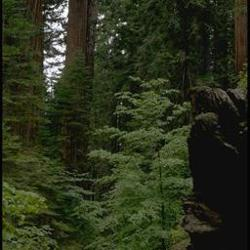
#> input picture dataset/forest_fire/training_and_validation/nofire/abc196.jpg, 250 x 250 px; the run also reads 1 picture not shown here
$ jupyter execute 01-image-analysis.ipynb
#> lines starting #> are read from the running program, lines starting #| are printed output that depends on the picture; after the words box and inside, x2 and y2 are one past the last pixel; in counts of white or black regions, pixels touching at a corner belong together
# Wildfire Image Classification

Wildfire image classification is a critical problem that needs to be addressed as it can help in early detection and management of wildfires, which can lead to reduced damage to property and lives. With the increasing frequency and severity of wildfires, the development of accurate and efficient wildfire image classification systems is crucial for quick and effective response. These systems use computer vision and machine learning techniques to analyze images from satellites, drones, or other sources, and classify them as fire or no-fire. This can help in identifying the location, size, and severity of the wildfire, and aid in decision making for firefighting and evacuation efforts.

## Project and data overview

An image classification project that aims to distinguish between images of fire and images without fire is a crucial task for early detection and management of wildfires. This project uses computer vision and machine learning techniques to analyze images from various sources such as drones, and cameras.

The dataset used for training the model includes a diverse set of images of both fire and non-fire scenes, such as forests and other landscapes and it is available to download from [Kaggle](https://www.kaggle.com/datasets/brsdincer/wildfire-detection-image-data).

## Inspect the data

Let's examine the data and become familiar with the layout of the directories.

[cell 1]
# Required libraries
import os
import cv2
import random
import matplotlib.pyplot as plt
import matplotlib.image as mpimg

from skimage.feature import blob_log, blob_dog, blob_doh

[cell 2]
# Walk through forest_fire directory and list number of file
for path, dirs, files in os.walk('../dataset/forest_fire'):
    print(f"There are {len(dirs)} directories and {len(files)} images in '{path}'.")

Example of file structure:

```
forest_fire <- top level folder
└───training_and_validation <- training images
│   └───nofire
│   │   │   abc191.jpg
│   │   │   abc192.jpg
│   │   │   ...
│   └───fire
│       │   abc001.jpg
│       │   abc002.jpg
│       │   ...
│
└───testing <- testing images
│   └───nofire
│   │   │   abc335.jpg
│   │   │   abc336.jpg
│   │   │   ...
│   └───fire
│       │   abc169.jpg
│       │   abc170.jpg
│       │   ...
```

[cell 3]
# Create train and test directories path
train_dir = '../dataset/forest_fire/training_and_validation'
test_dir = '../dataset/forest_fire/testing'

[cell 4]
# Get the class names for forest_fire dataset
import numpy as np
from pathlib import Path

class_dir = Path(train_dir)
class_names = np.array(sorted([item.name for item in class_dir.glob('*')]))
print(class_names)

[cell 5]
# Count the total number of images in the train directory
train_count = 0
for root, dirs, files in os.walk(train_dir):
    for file in files:
        if file.endswith('.jpg') or file.endswith('.png'):
            train_count += 1
print(f'Total number of images in the train directory: {train_count}')

[cell 6]
# Count the total number of images in the test directory
test_count = 0
for root, dirs, files in os.walk(test_dir):
    for file in files:
        if file.endswith('.jpg') or file.endswith('.png'):
            test_count += 1
print(f'Total number of images in the test directory: {test_count}')

Of the `1900` total images, `1832` images are designated for training and validation, while `68` images are reserved for testing.

Let's find the images distribution in each class in train and test directories

[cell 7]
# Get the images distribution in each class in train directory
for i in class_names:
    print(f"Training {i} images are {len(os.listdir(train_dir+'/'+i+'/'))}")

[cell 8]
# Count images in each class directory (train)
num_imgs = {}
for i in class_names:
    images_count = len(os.listdir(train_dir+'/'+i+'/'))
    num_imgs[i] = images_count

# Plot distribution
plt.figure(figsize=(8, 4))
plt.bar(np.arange(len(num_imgs)), list(num_imgs.values()), align='center')
plt.xticks(np.arange(len(num_imgs)), list(num_imgs.keys()))
plt.title('Distribution of different classes in Training Dataset')

plt.show()
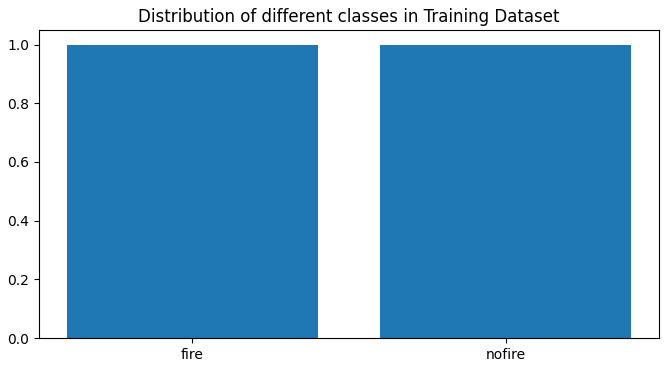
#> figure drawn by matplotlib, 1 panel

[cell 9]
# Get the images distribution in each class in test directory
for i in class_names:
    print(f"Test {i} images are {len(os.listdir(test_dir+'/'+i+'/'))}")

[cell 10]
# Count images in each class directory (test)
num_imgs = {}
for i in class_names:
    images_count = len(os.listdir(test_dir+'/'+i+'/'))
    num_imgs[i] = images_count

# Plot distribution
plt.figure(figsize=(8, 4))
plt.bar(np.arange(len(num_imgs)), list(num_imgs.values()), align='center')
plt.xticks(np.arange(len(num_imgs)), list(num_imgs.keys()))
plt.title('Distribution of different classes in Test Dataset')

plt.show()

The number of images for the `fire` class in the training and validation directory (928) is slightly higher than the number of images for the `nofire` class (904), whereas in the test directory, the number of images for the `fire` class (22) is less than the number of images for the `nofire` class (46).

[cell 11]
# Function to display random image
def plot_random_image(target_dir, target_class):
    # Setup target directory
#> called with target_class = 'nofire'
    target_folder = target_dir + '/' + target_class
    # Get a random image path
    random_image = random.sample(os.listdir(target_folder), 1)[0] # reads from list of images and randomly sample them

    # Read in the image and plot it using matplotlib
    filename = target_folder + '/' + random_image # return an image file name
    img = mpimg.imread(filename)
#> img is the input picture: shape (250, 250, 3); mean R, G, B 43.4, 49.6, 28
    plt.imshow(img)
    plt.title(target_class)
    plt.axis('off')

    return img

[cell 12]
# Visualize random images from both classes (fire, nofire)
fig = plt.figure(figsize=(20,10))
rows = 4
cols = 10
for i in np.arange(1, rows*cols+1):
    fig.add_subplot(rows, cols, i)
    img = plot_random_image(target_dir=train_dir,
                            target_class=random.choice(class_names))

## Image analysis using Blob detection

Blob detection is a technique that can be used to identify and locate regions of wildfire in images. It is a powerful tool that can help in the early detection and monitoring of wildfires by automatically identifying the presence of fire in images. The technique can be used to detect fire by analyzing the brightness in the dark background regions in the image and identifying regions that have a distinct pattern or characteristics associated with fire. Additionally, blob detection can also be used to monitor the spread of wildfire over time by comparing images captured at different times.

Scikit-Image has different functions that can be used to show the different blob in an image. Let us go through each of them.

Let us first load the example image:

[cell 13]
# Function to plot random image of wildfire
def random_fire_image_converter(target_dir, target_class='fire'):
    # Target fire directory
#> called with target_class = 'fire'
    target_folder = target_dir + '/' + target_class
    # Get a list of all image files in the target directory
    image_files = [f for f in os.listdir(target_folder) if f.endswith('.jpg') or f.endswith('.png')]
#> image_files = ['abc003.jpg']
    # Select a random image file from the list
    random_image = random.choice(image_files)
#> random_image = 'abc003.jpg'
    # Construct the full path to the image file
    random_image_path = os.path.join(target_folder, random_image)

    # Read the image
    image = cv2.imread(random_image_path)
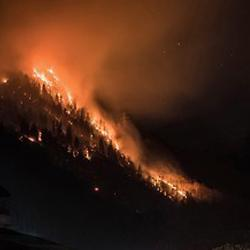
#> image: shape (250, 250, 3); mean B, G, R 21.6, 36.9, 67.7
    image = cv2.cvtColor(image, cv2.COLOR_BGR2RGB) # change color channels

    # Check if image is loaded successfully
    if image is None:
        print("Error loading image")
    else:
        # Convert the image to grayscale
        gray_image = cv2.cvtColor(image, cv2.COLOR_RGB2GRAY)
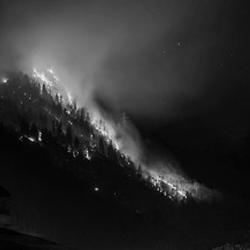
#> gray_image: shape (250, 250); min 0, max 241, mean 44.4
        # Convert grayscale image into binary
        ret, binary_image = cv2.threshold(gray_image, 128, 255, cv2.THRESH_BINARY)
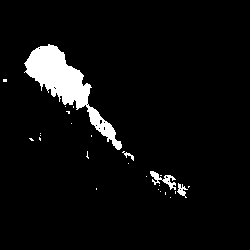
#> binary_image: shape (250, 250); 5.1% white; 26 white regions (22 under 20 px), largest, box (x1, y1, x2, y2) and area: (24, 44, 122, 150) 2832, (150, 171, 176, 190) 187, (177, 183, 188, 198) 74, (122, 151, 134, 161) 39

    # Create the subplots grid
    fig, ax = plt.subplots(2,2, figsize=(10,5))

    # Display the images in the subplots
    ax[0,0].imshow(image)
    ax[0,1].imshow(gray_image, cmap='gray')
    ax[1,0].imshow(binary_image, cmap='gray')
    ax[1,1].plot(gray_image[100])

    # Add titles to the subplots
    ax[0,0].set_title('Colored Image', fontsize=15)
    ax[0,1].set_title('Grayscale Image', fontsize=15)
    ax[1,0].set_title('Binarized Image', fontsize=15)
    ax[1,1].set_title('Plot of 1 Line', fontsize=15)
    ax[1,1].set_ylabel('Pixel Value')
    ax[1,1].set_xlabel('Width of Picture')

    fig.tight_layout()
    plt.show()
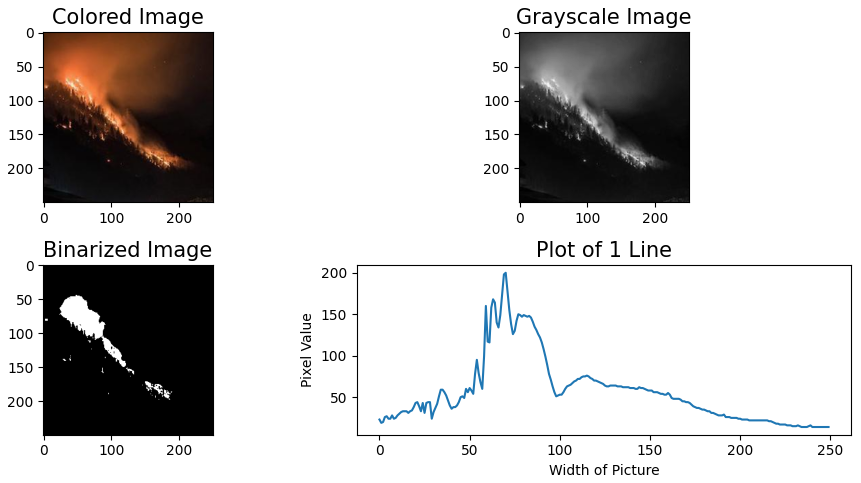
#> figure drawn by matplotlib, 4 panels; panel 4: curve peaks at x = 70, y = 200

    return image, gray_image, binary_image

[cell 14]
# Call random_image_converter function to display wildfire image
image, gray_image, binary_image = random_fire_image_converter(target_dir=train_dir)

To convert the image into binary, we applied a threshold on the pixel value as the sample plotline indicates a clear distinction within this value.

Prior to performing blob detection, we typically convert the image to binary as it simplifies processing with smaller dimensions and standardized values.

Scikit-image offers several useful functions for detecting blobs in an image, such as:

- `Laplacian of Gaussian` (LOG)
- `Difference of Gaussian` (DOG)
- `Determinant of Hessian` (DOH)

[cell 15]
# Function for Blob Detection of an image
def blob_detector(img, bin_img):
    fig, ax = plt.subplots(1, 4, figsize=(10, 5))

    # Display image
    ax[0].set_title('Colored Image', fontsize=15)
    ax[0].imshow(img)

    # Display LOG of the image
    ax[1].imshow(bin_img, cmap='gray')
    blobs_log = blob_log(bin_img, max_sigma=30, threshold=0.01)
#> blobs_log = 61 rows, first 8: [68, 50, 17.11], [139, 31, 1], [80, 5, 1], [112, 68, 1], [139, 40, 1], [183, 174, 1], [144, 117, 4.22], [158, 132, 1]
    for blob in blobs_log:
        y, x, area = blob
        ax[1].add_patch(plt.Circle((x, y), area*np.sqrt(2), color='r',
                                fill=False))
#> this loop made 61 passes
#> (y, x, area) on passes 1 to 12: (68, 50, 17.11), (139, 31, 1), (80, 5, 1), (112, 68, 1), (139, 40, 1), (183, 174, 1), (144, 117, 4.22), (158, 132, 1), (154, 129, 1), (156, 87, 1), (193, 165, 1), (188, 174, 1)
    ax[1].set_title('Using LOG', fontsize=15)

    # Display DOG
    ax[2].imshow(bin_img, cmap='gray')
    blobs_dog = blob_dog(binary_image, max_sigma=30, threshold=0.01)
#> blobs_dog = 73 rows, first 8: [80, 5, 1], [139, 31, 1], [72, 54, 16.78], [157, 132, 1], [144, 117, 2.56], [112, 68, 1], [116, 94, 4.1], [174, 154, 2.56]
    for blobg in blobs_dog:
        y, x, area = blobg
        ax[2].add_patch(plt.Circle((x, y), area*np.sqrt(2), color='r',
                                fill=False))
#> this loop made 73 passes
    ax[2].set_title('Using DOG', fontsize=15)

    # Display DOH
    ax[3].imshow(binary_image, cmap='gray')
    blobs_doh = blob_doh(bin_img, max_sigma=30, threshold=0.01)
#> blobs_doh = 30 rows, first 8: [122, 70, 1], [132, 39, 1], [134, 39, 1], [162, 127, 1], [188, 157, 1], [190, 159, 1], [196, 169, 1], [145, 117, 4.22]
    for blob in blobs_doh:
        y, x, area = blob
        ax[3].add_patch(plt.Circle((x, y), area*np.sqrt(2), color='r',
                                fill=False))
#> this loop made 30 passes
#> (y, x, area) on passes 10, 23: (78, 65, 30), (101, 0, 30)
    ax[3].set_title('Using DOH',fontsize=15)

    plt.tight_layout()
    plt.show()
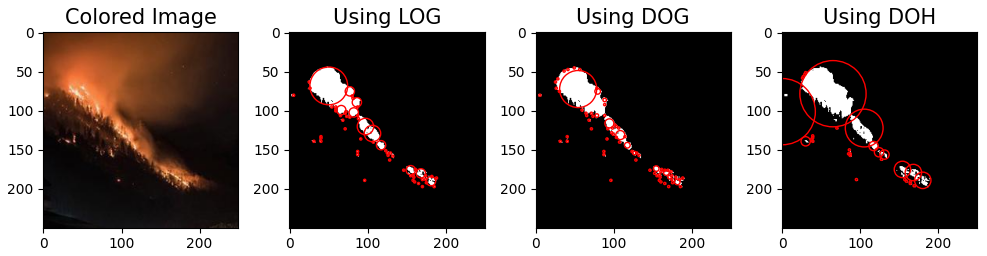
#> figure drawn by matplotlib, 4 panels

[cell 16]
# Call blob_detector function
blob_detector(image, binary_image)

It's noteworthy that the LOG method successfully detects both large and small circular blobs in the image.

An examination of the results of DOG and LOG reveals that DOG is able to identify blobs that are significantly larger and have more accurate center coordinates compared to LOG.

Ultimately, when comparing the outcomes of DOH, DOG, and LOG, it can be seen that the DOH method provides more precise center coordinates for the detected blobs, specifically along the edges of the circular ground truth blobs, and it also detects a notably higher number of small blobs as compared to LOG.

Finally lets visualize non-wildfire image:

[cell 17]
# Call random_image_converter function to display non-wildfire image
image, gray_image, binary_image = random_fire_image_converter(target_dir=train_dir,
                                                              target_class=class_names[1])
#> call 2 of random_fire_image_converter, with target_class = 'nofire'
#> in random_fire_image_converter (call 2), `gray_image = cv2.cvtColor(image, cv2.COLOR_RGB2GRAY)`:
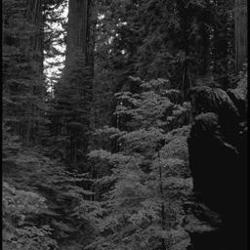
#> gray_image: shape (250, 250); min 0, max 255, mean 45.3
#> in random_fire_image_converter (call 2), `ret, binary_image = cv2.threshold(gray_image, 128, 255, cv2.THRESH_BIN..`:
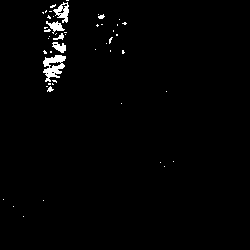
#> binary_image: shape (250, 250); 1.5% white; 49 white regions (42 under 20 px), largest, box (x1, y1, x2, y2) and area: (43, 55, 66, 82) 342, (53, 2, 69, 23) 165, (46, 21, 65, 34) 110
#> in random_fire_image_converter (call 2), `plt.show()`:
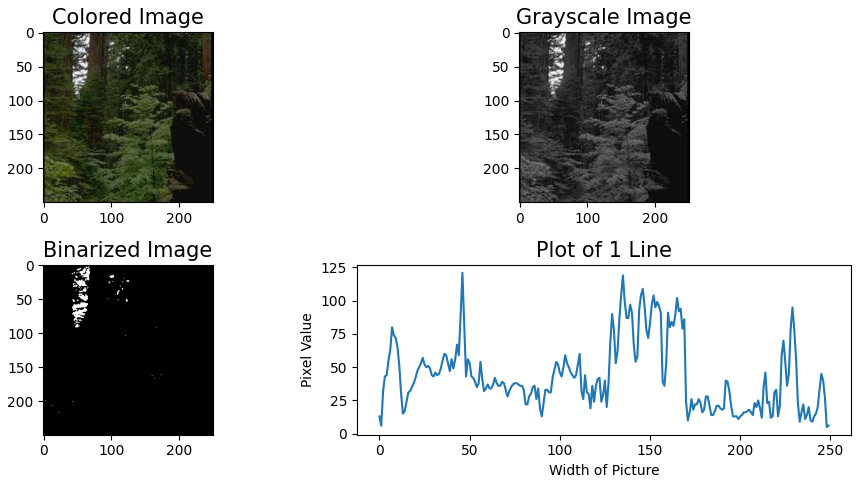
#> figure drawn by matplotlib, 4 panels; panel 4: curve peaks at x = 46, y = 121

[cell 18]
# Call blob_detector function to analyze non-wildfire image
blob_detector(image, binary_image)
#> in blob_detector (call 2), `blobs_log = blob_log(bin_img, max_sigma=30, threshold=0.01)`: blobs_log = 48 rows, first 8: [52, 45, 1], [52, 123, 1], [30, 49, 1], [27, 45, 1], [0, 67, 1], [52, 51, 1], [81, 55, 1], [38, 54, 1]
#> the loop in blob_detector (call 2), `for blob in blobs_log:` made 48 passes
#> (y, x, area) on passes 1 to 12: (52, 45, 1), (52, 123, 1), (30, 49, 1), (27, 45, 1), (0, 67, 1), (52, 51, 1), (81, 55, 1), (38, 54, 1), (80, 46, 1), (84, 49, 1), (31, 45, 1), (3, 63, 1)
#> in blob_detector (call 2), `blobs_dog = blob_dog(binary_image, max_sigma=30, threshold=0.01)`: blobs_dog = 64 rows, first 8: [52, 45, 1], [23, 124, 1], [52, 123, 1], [17, 49, 1], [89, 50, 1.6], [36, 61, 1.6], [39, 110, 1], [6, 52, 1]
#> the loop in blob_detector (call 2), `for blobg in blobs_dog:` made 64 passes
#> blobg on passes 35 to 46: [43, 53, 1], [11, 46, 1], [6, 60, 1], [6, 67, 1], [84, 49, 1], [56, 56, 1], [12, 43, 1], [11, 50, 1], [51, 110, 1], [32, 65, 1], [3, 67, 1], [32, 53, 1]
#> the loop in blob_detector (call 2), `for blob in blobs_doh:` made 44 passes
#> blob on passes 1 to 12: [18, 118, 1], [35, 48, 1], [37, 47, 1], [48, 94, 1], [90, 165, 1], [102, 120, 1], [160, 172, 1], [161, 159, 1], [165, 163, 1], [198, 2, 1], [199, 42, 1], [205, 12, 1]
#> in blob_detector (call 2), `plt.show()`:
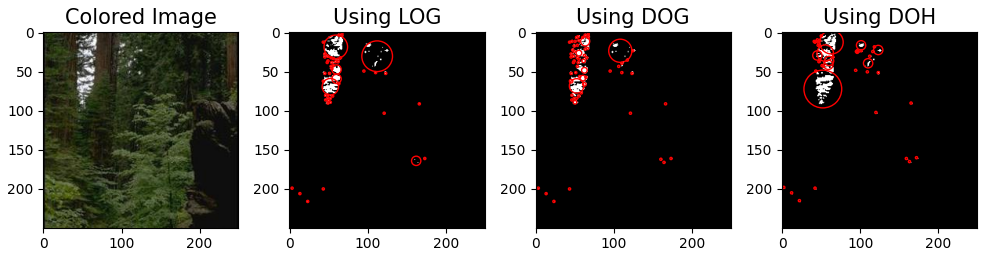
#> figure drawn by matplotlib, 4 panels
